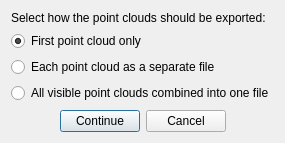
<?xml version="1.0" encoding="UTF-8"?>
<ui version="4.0">
 <class>ExportPointcloudDialog</class>
 <widget class="QDialog" name="ExportPointcloudDialog">
  <property name="geometry">
   <rect>
    <x>0</x>
    <y>0</y>
    <width>266</width>
    <height>143</height>
   </rect>
  </property>
  <property name="windowTitle">
   <string>Point Cloud Export Options</string>
  </property>
  <property name="modal">
   <bool>true</bool>
  </property>
  <layout class="QVBoxLayout" name="verticalLayout">
   <item>
    <widget class="QLabel" name="mode_label">
     <property name="text">
      <string>Select how the point clouds should be exported:</string>
     </property>
    </widget>
   </item>
   <item>
    <widget class="QRadioButton" name="first_radio">
     <property name="toolTip">
      <string>Export only the first point cloud in the list</string>
     </property>
     <property name="text">
      <string>First point cloud only</string>
     </property>
     <property name="checked">
      <bool>true</bool>
     </property>
    </widget>
   </item>
   <item>
    <widget class="QRadioButton" name="multiple_radio">
     <property name="toolTip">
      <string>Export every point cloud to a separate file</string>
     </property>
     <property name="text">
      <string>Each point cloud as a separate file</string>
     </property>
    </widget>
   </item>
   <item>
    <widget class="QRadioButton" name="combine_radio">
     <property name="toolTip">
      <string>Combine all visible point clouds into one file</string>
     </property>
     <property name="text">
      <string>All visible point clouds combined into one file</string>
     </property>
    </widget>
   </item>
   <item>
    <spacer name="vertical_spacer">
     <property name="orientation">
      <enum>Qt::Vertical</enum>
     </property>
     <property name="sizeHint" stdset="0">
      <size>
       <width>20</width>
       <height>12</height>
      </size>
     </property>
    </spacer>
   </item>
   <item>
    <layout class="QHBoxLayout" name="button_layout">
     <item>
      <spacer name="button_spacer">
       <property name="orientation">
        <enum>Qt::Horizontal</enum>
       </property>
       <property name="sizeHint" stdset="0">
        <size>
         <width>40</width>
         <height>20</height>
        </size>
       </property>
      </spacer>
     </item>
     <item>
      <widget class="QPushButton" name="export_button">
       <property name="text">
        <string>Continue</string>
       </property>
       <property name="default">
        <bool>true</bool>
       </property>
      </widget>
     </item>
     <item>
      <widget class="QPushButton" name="cancel_button">
       <property name="text">
        <string>Cancel</string>
       </property>
      </widget>
     </item>
     <item>
      <spacer name="horizontalSpacer">
       <property name="orientation">
        <enum>Qt::Horizontal</enum>
       </property>
       <property name="sizeHint" stdset="0">
        <size>
         <width>40</width>
         <height>20</height>
        </size>
       </property>
      </spacer>
     </item>
    </layout>
   </item>
  </layout>
 </widget>
 <resources/>
 <connections/>
</ui>
